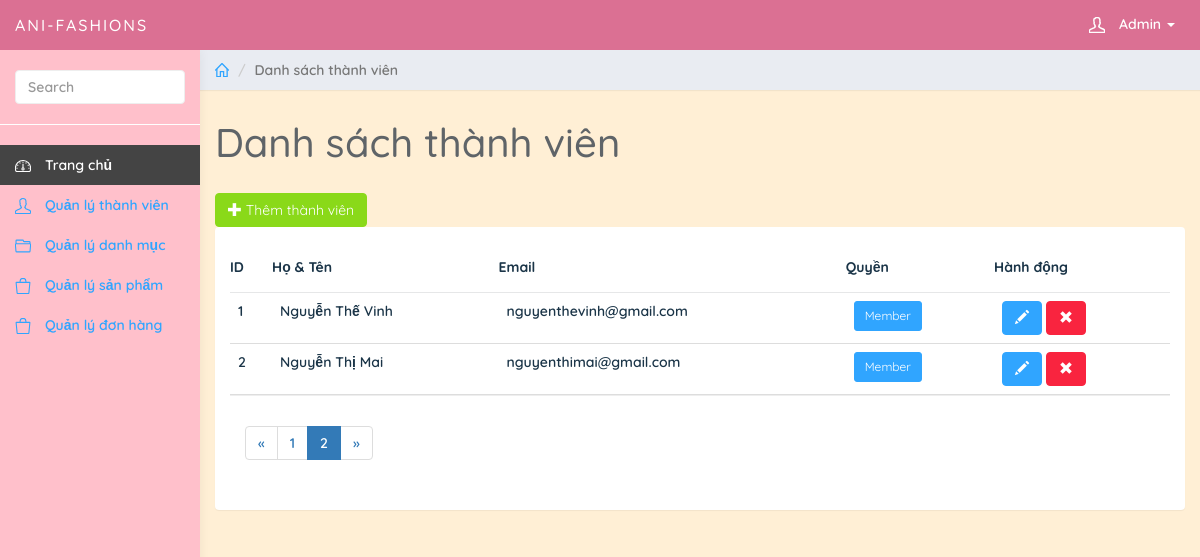
Page /admin/index.php?page_layout=user&page=2 (signed in) on the committed database.
### tables this page shows
CREATE TABLE `users` (
  `ID` int(11) NOT NULL,
  `Name` varchar(50) NOT NULL,
  `Email` varchar(255) DEFAULT NULL,
  `user_level` int(50) NOT NULL,
  `password` varchar(50) NOT NULL
);

### admin/users/user.php (the view, shortened to what this page needs)
<?php
if (isset($_GET['page'])) {
    $page = $_GET['page'];
} else {
    $page = 1;
}
$rowsPerPage = 5;
$PerRow = $page * $rowsPerPage - $rowsPerPage;
$sqlGetUsers = "SELECT * FROM users ORDER BY user_level DESC, ID DESC LIMIT $PerRow,$rowsPerPage";
$queryGetUsers = mysqli_query($connect, $sqlGetUsers);
$totalRow = mysqli_num_rows(mysqli_query($connect, "SELECT * FROM users"));
$totalPage = ceil($totalRow / $rowsPerPage);
$listPage = "";
for ($i = 1; $i <= $totalPage; $i++) {
    if ($page == $i) {
        $listPage .= '<li class="active"><a class="page-link" href="index.php?page_layout=user&page=' . $i . '">' . $i . '</a></li>';
    } else {
        $listPage .= '<li class="page-item"><a class="page-link" href="index.php?page_layout=user&page=' . $i . '">' . $i . '</a></li>';
    }
}
?>
<div class="col-sm-9 col-sm-offset-3 col-lg-10 col-lg-offset-2 main">
    <div class="row">
        <ol class="breadcrumb">
            <li>
                <a href="#"><svg class="glyph stroked home">
                        <use xlink:href="#stroked-home"></use>
                    </svg>
                </a>
            </li>
            <li class="active">Danh sách thành viên</li>
        </ol>
    </div>
    <div class="row">
        <div class="col-lg-12">
            <h1 class="page-header">Danh sách thành viên</h1>
        </div>
    </div>
    <div id="toolbar" class="btn-group">
        <a href="?page_layout=add_user.php" class="btn btn-success">
            <i class="glyphicon glyphicon-plus"></i> Thêm thành viên
        </a>
    </div>
    <div class="row">
        <div class="col-lg-12">
            <div class="panel panel-default">
                <div class="panel-body">
                    <table class="table">
                        <thead>
                            <tr>
                                <th scope="col">ID</th>
                                <th scope="col">Họ & Tên</th>
                                <th scope="col">Email</th>
                                <th scope="col">Quyền</th>
                                <th scope="col">Hành động</th>
                            </tr>
                        </thead>
                        <tbody>
                            <?php
                            $id = 1;
                            while ($users = mysqli_fetch_assoc($queryGetUsers)) {
                            ?>
                                <tr>
                                    <td class=""><?php echo $id ?></td>
                                    <td class=""><?php echo $users['Name'] ?></td>
                                    <td class=""><?php echo $users['Email'] ?></td>
                                    <td class=""><?php
                                                    if ($users['user_level']) {  ?>
                                            <button type="button" class="btn btn-success btn-sm">Admin</button>
                                        <?php  } else { ?>
                                            <button type="button" class="btn btn-primary btn-sm">Member</button>
                                        <?php
                                                    }
                                        ?>
                                    </td>
                                    <td class="form-group">
                                        <a href="index.php?page_layout=edit_user.php&ID=<?php echo $users['ID'] ?>" class="btn btn-primary"><i class="glyphicon glyphicon-pencil"></i></a>
                                        <a href="index.php?page_layout=delete_user.php&ID=<?php echo $users['ID'] ?>" class="btn btn-danger"><i class="glyphicon glyphicon-remove"></i></a>
                                    </td>
                                </tr>
                            <?php $id++;
                            } ?>
                        </tbody>
                    </table>
                    <div class="panel-footer">
                        <nav aria-label="Page navigation example">
                            <ul class="pagination">
                                <li class="page-item">
                                    <a class="page-link" href="index.php?page_layout=user&page=<?php echo $page - 1; ?>">&laquo;</a>
                                </li>
                                <?php echo $listPage; ?>
                                <li class="page-item">
                                    <a class="page-link" href="index.php?page_layout=user&page=<?php echo $page + 1; ?>">&raquo;</a>
                                </li>
                            </ul>
                        </nav>
                    </div>
                </div>
            </div>
        </div>
    </div>

### admin/css/styles.css (style rules this page uses)
a, a:hover, a:focus { color: #30a5ff; }
h1, h2, h3, h4, h5, h6 { color: #5f6468; }
h1 { font-weight: 500; font-size: 40px; }
.btn-primary, .btn-primary:hover, .btn-primary:focus, .btn-primary:active, .btn-primary.active, .open > .dropdown-toggle.btn-primary, .btn-primary.disabled, .btn-primary[disabled], fieldset[disabled] .btn-primary, .btn-primary.disabled:hover, .btn-primary[disabled]:hover, fieldset[disabled] .btn-primary:hover, .btn-primary.disabled:focus, .btn-primary[disabled]:focus, fieldset[disabled] .btn-primary:focus, .btn-primary.disabled:active, .btn-primary[disabled]:active, fieldset[disabled] .btn-primary:active, .btn-primary.disabled.active, .btn-primary[disabled].active, fieldset[disabled] .btn-primary.active { background-color: #30a5ff; border-color: #30a5ff; }
.btn-success, .btn-success:hover, .btn-success:focus, .btn-success:active, .btn-success.active, .open > .dropdown-toggle.btn-success, .btn-success.disabled, .btn-success[disabled], fieldset[disabled] .btn-success, .btn-success.disabled:hover, .btn-success[disabled]:hover, fieldset[disabled] .btn-success:hover, .btn-success.disabled:focus, .btn-success[disabled]:focus, fieldset[disabled] .btn-success:focus, .btn-success.disabled:active, .btn-success[disabled]:active, fieldset[disabled] .btn-success:active, .btn-success.disabled.active, .btn-success[disabled].active, fieldset[disabled] .btn-success.active { background-color: #8ad919; border-color: #8ad919; }
.btn-danger, .btn-danger:hover, .btn-danger:focus, .btn-danger:active, .btn-danger.active, .open > .dropdown-toggle.btn-danger, .btn-danger.disabled, .btn-danger[disabled], fieldset[disabled] .btn-danger, .btn-danger.disabled:hover, .btn-danger[disabled]:hover, fieldset[disabled] .btn-danger:hover, .btn-danger.disabled:focus, .btn-danger[disabled]:focus, fieldset[disabled] .btn-danger:focus, .btn-danger.disabled:active, .btn-danger[disabled]:active, fieldset[disabled] .btn-danger:active, .btn-danger.disabled.active, .btn-danger[disabled].active, fieldset[disabled] .btn-danger.active { background-color: #f9243f; border-color: #f9243f; }
.panel { border: 0; }
.panel-footer { background: #fff; border-top: 1px solid #eee; }
.breadcrumb { border-radius: 0; padding: 10px 15px; background: #e9ecf2; box-shadow: 0 1px 1px rgba(0, 0, 0, 0.05); margin: 0; }
h1.page-header { margin-top: 30px; border-bottom: 0; }
.table { background: #fff; }
.table > thead > tr > th { border-bottom: 1px solid #e6e7e8; vertical-align: middle; height: 50px; }
.breadcrumb .glyph { height: 14px; width: 14px; margin: -2px 0 0 0; stroke-width: 4px; }
thead { font-weight: bold; }

### rows in the picture
users: Name "Nguyễn Thế Vinh", Email "nguyenthevinh@gmail.com", user_level "Member"
users: Name "Nguyễn Thị Mai", Email "nguyenthimai@gmail.com", user_level "Member"
